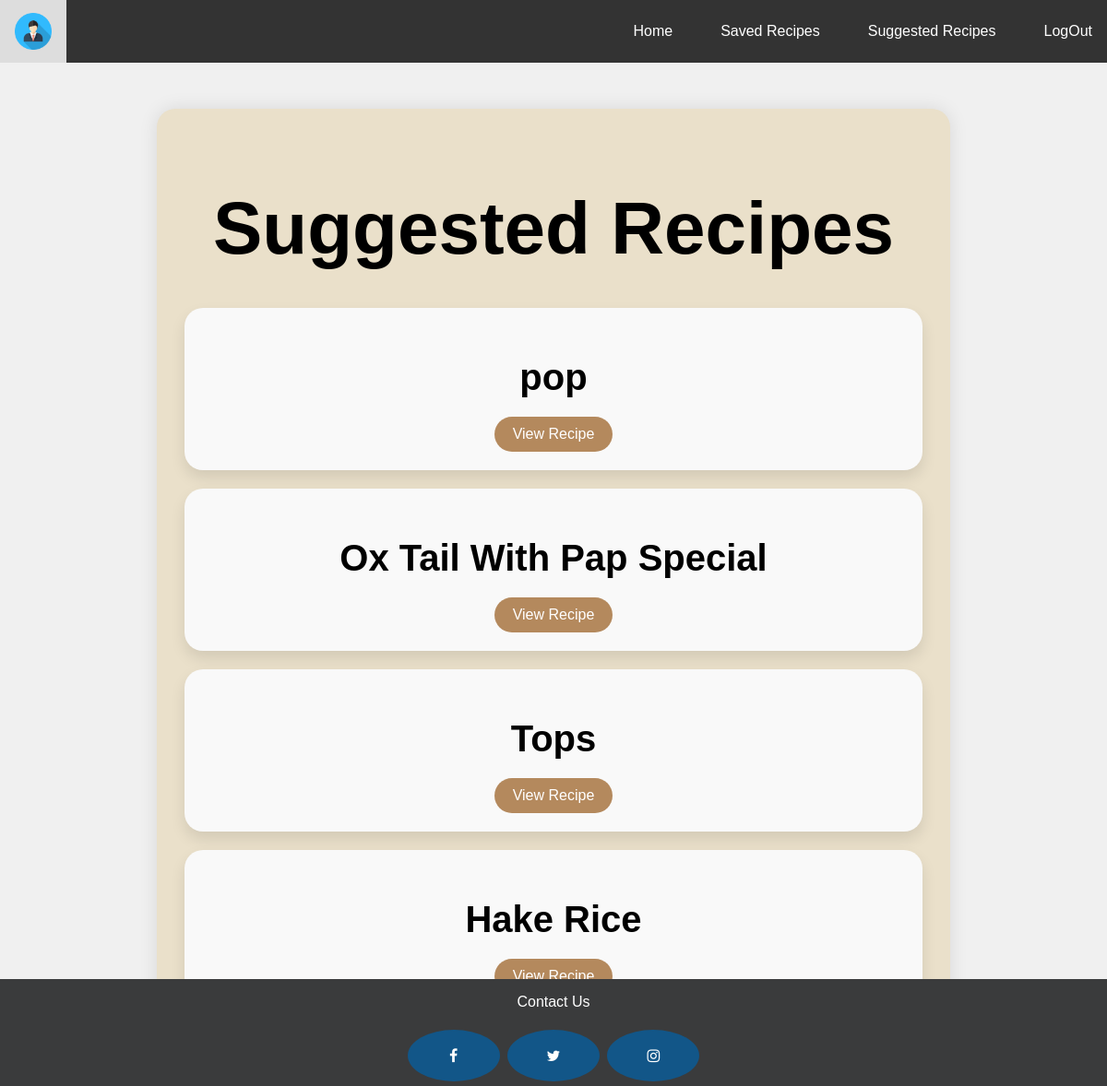
The page /suggested_recipes on the database its author committed.
### foodie_app/models.py (models this page shows, shortened)
class Recipe(models.Model):
    recipe_id = models.AutoField(primary_key=True)
    recipe_name = models.CharField(max_length=70)
    instruction_details = models.TextField(blank =True)
    ingredient_details = models.TextField(blank =True)

### foodie_app/views.py (the view)
# urls.py: path('suggested_recipes', suggestedRecipes, name='suggested_recipes'),
def suggestedRecipes(request):
    recipes = Recipe.objects.all()
    random_recipes = random.sample(list(recipes), min(len(recipes), 5))
    context = {
        "recipes" : random_recipes,
        "size" : len(recipes)
    }
    return render(request, "foodie_app/suggested_recipes.html", context)

### foodie_app/templates/foodie_app/suggested_recipes.html (shortened to what this page needs)
{% extends "base.html" %}
{% load static %}
{% block css %}
    <link rel="stylesheet" href="{% static 'css/savedrecipes.css' %}">
{% endblock css %}
{% block content %}
<div class="container">
    <h1 class="recipe-title">Suggested Recipes</h1>
    <div class="recipe-list">
        {% if size > 0 %}
            {% for rec in recipes %}
                <div class="recipe-item">
                    <h2 class="recipe-name">{{rec.recipe_name}}</h2>
                    <div class="buttons">
                        <a href="{% url 'random_recipe_details' rec.recipe_id %}">
                            <button class="btn view-recipe-btn">View Recipe</button>
                        </a>
                    </div>
                </div>
            {% endfor %}
        {% else %}
                <h2>Nothing to display yet</h2>
        {% endif %}
    </div>
</div>
{% endblock content %}

### static/css/savedrecipes.css (style rules this page uses)
.container { max-width: 800px; margin: 50px auto; padding: 30px; background-color: #eae0ca; border-radius: 20px; box-shadow: 0 0 20px rgba(0, 0, 0, 0.1); }
.recipe-title { text-align: center; font-size: 80px; color: black; margin-bottom: 40px; }
.recipe-list { display: flex; flex-direction: column; gap: 20px; }
.recipe-item { background-color: #f9f9f9; padding: 20px; border-radius: 20px; box-shadow: 0 8px 16px rgba(0, 0, 0, 0.1); }
.recipe-name { font-size: 40px; color: black; margin-bottom: 10px; text-align: center; }
.buttons { text-align: center; margin-top: 20px; }
.btn { padding: 10px 20px; border: none; border-radius: 20px; background-color: #b4895d !important; color: #fff; font-size: 16px; cursor: pointer; transition: background-color 0.3s ease, transform 0.3s ease; margin: 0 10px; }
.view-recipe-btn { background-color: #7c6152; }

### static/css/base.css (style rules this page uses)
body { margin: 0; padding: 0; background-color: #f0f0f0; font-family: 'Gill Sans', 'Gill Sans MT', Calibri, 'Trebuchet MS', sans-serif; }

### rows shown on the page
Recipe: recipe_name "pop"
Recipe: recipe_name "Ox Tail With Pap Special"
Recipe: recipe_name "Tops"
Recipe: recipe_name "Hake Rice"
